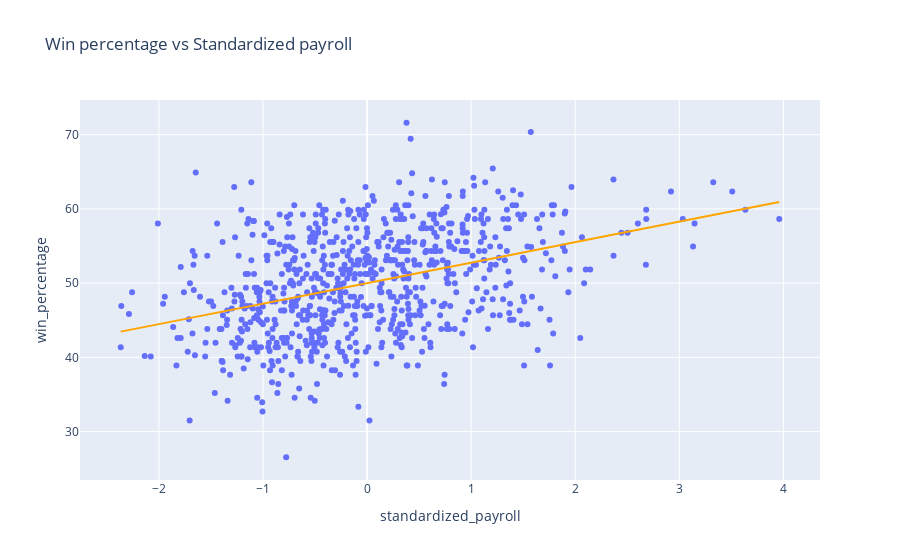

Write notebook code for a chart like this one.
### Code cell
px.scatter(data_frame=payroll_win_data, x='standardized_payroll', y='win_percentage',
           trendline='ols', title="Win percentage vs Standardized payroll", 
           trendline_color_override='orange')

### Figure 1 — Plotly figure (JSON) as saved in the notebook; plotly's stock layout.template omitted (floating-point values rounded to 4 significant figures; data arrays with more than 128 entries replaced by an {"elided": "..."} marker saying what was removed)
{"data": [{"hovertemplate": "standardized_payroll=%{x}<br>win_percentage=%{y}<extra></extra>", "legendgroup": "", "marker": {"color": "#636efa", "symbol": "circle"}, "mode": "markers", "name": "", "orientation": "v", "showlegend": false, "type": "scatter", "x": {"elided": "788 float values"}, "xaxis": "x", "y": {"elided": "788 float values"}, "yaxis": "y"}, {"hovertemplate": "<b>OLS trendline</b><br>win_percentage = 2.76047 * standardized_payroll + 49.9996<br>R<sup>2</sup>=0.154471<br><br>standardized_payroll=%{x}<br>win_percentage=%{y} <b>(trend)</b><extra></extra>", "legendgroup": "", "line": {"color": "orange"}, "marker": {"color": "#636efa", "symbol": "circle"}, "mode": "lines", "name": "", "showlegend": false, "type": "scatter", "x": {"elided": "788 float values"}, "xaxis": "x", "y": {"elided": "788 float values"}, "yaxis": "y"}], "layout": {"legend": {"tracegroupgap": 0}, "title": {"text": "Win percentage vs Standardized payroll"}, "xaxis": {"anchor": "y", "domain": [0, 1], "title": {"text": "standardized_payroll"}}, "yaxis": {"anchor": "x", "domain": [0, 1], "title": {"text": "win_percentage"}}}}
